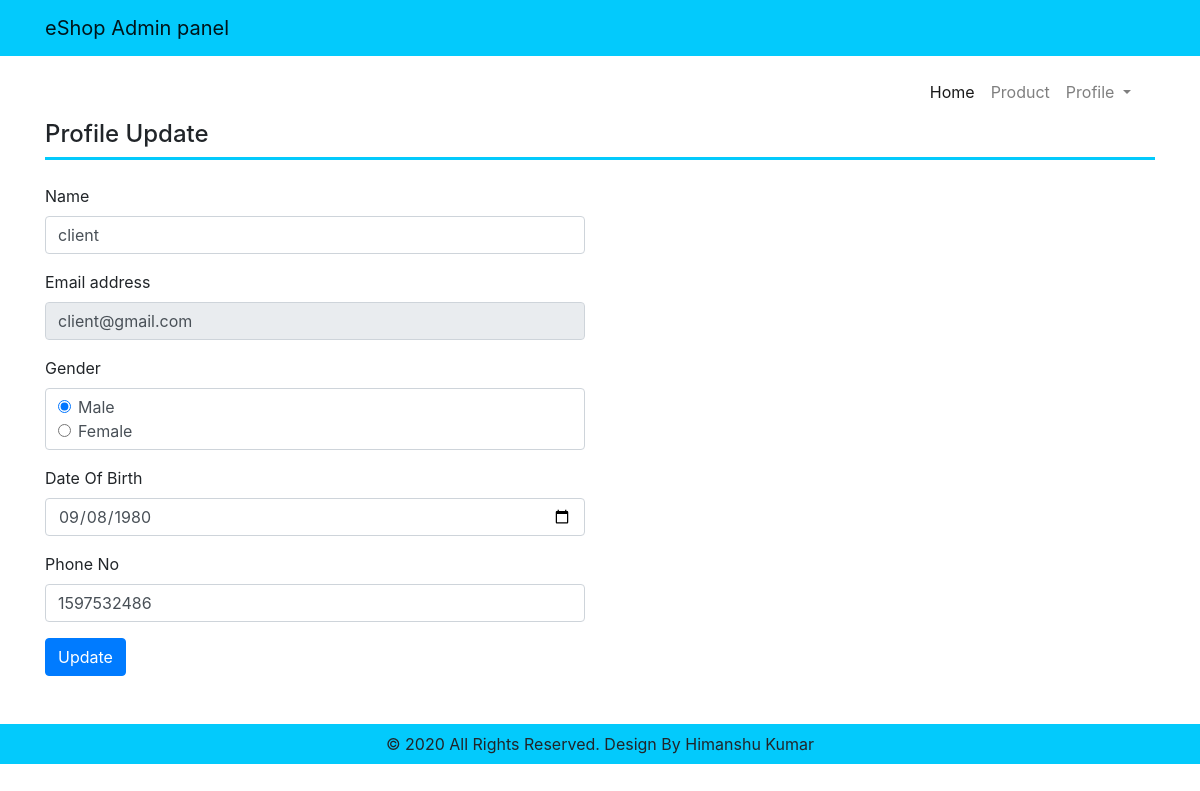
Screenshot of /admin/profile_edit.php?email=client@gmail.com (signed in) with the database file from the repository.
### tables this page shows
CREATE TABLE `signup` (
  `name` varchar(30) DEFAULT NULL,
  `email` varchar(30) NOT NULL,
  `password` varchar(255) DEFAULT NULL,
  `gender` varchar(15) DEFAULT NULL,
  `dob` date DEFAULT NULL,
  `phone` bigint(20) DEFAULT NULL,
  `role` varchar(15) DEFAULT NULL
);

### admin/profile_edit.php (the view, shortened to what this page needs)
<?php
    include "connection.php";
    if(isset($_GET['email'])){
        $email=htmlspecialchars($_GET['email']);
        $result=mysqli_query($con,"SELECT * FROM signup WHERE email='$email'");
        $r= mysqli_fetch_array($result);
    }
?>
<!DOCTYPE html>
<html lang="en">
  <head>
    <link rel="stylesheet" href="https://stackpath.bootstrapcdn.com/bootstrap/4.5.0/css/bootstrap.min.css">
  </head>
  <body>
    <header>
        <?php include"header.php"?>
        <?php include"menu.php"?>
         <div class="container">
        <nav style="border-bottom:3px solid #03cafc">
            <h4>Profile Update</h4>
        </nav>
    </div>
    </header>
    <section class="container mb-5">
          <div class="row">
            <div class=" col-md-6 col-sm-6 col-xs-12 mt-4">
                <form method="post">
                  <div class="form-group">
                      <label for="Name">Name</label>
                      <input type="text"  name= "name" class="form-control" value="<?php if(isset($_GET['email']))echo $r[0]?>">
                    </div>
                    <div class="form-group">
                      <label for="Email">Email address</label>
                      <input type="email"  name= "email" class="form-control" value="<?php if(isset($_GET['email']))echo $_GET['email'] ?>" readonly>
                    </div>
                     <div class="form-group">
                        <label for="Gender">Gender</label>
                        <div class="form-control" style="height: auto;">
                            <div class="form-check">
                              <input class="form-check-input" type="radio" name="gender" value="male" checked>
                              <label class="form-check-label" for="Male"> Male</label>
                            </div>
                            <div class="form-check">
                              <input class="form-check-input" type="radio" name="gender" value="female">
                              <label class="form-check-label" for="Female"> Female</label>
                            </div>
                        </div>
                    </div>
                     <div class="form-group">
                      <label for="Date Of Birth">Date Of Birth</label>
                      <input type="date" name="dob" class="form-control" value="<?php if(isset($_GET['email']))echo $r[4] ?>">
                    </div>
                     <div class="form-group">
                      <label for="Phone No">Phone No</label>
                      <input type="text" name="phone" class="form-control" value="<?php if(isset($_GET['email']))echo $r[5] ?>">
                    </div>
                    <button type="submit" name="update" class="btn btn-primary">Update</button>
                </form>
            </div>
           <div class=" col-md-6 col-sm-6 col-xs-12 mt-4 text-center">
            </div>
    </section>
 <footer>
        <?php include"footer.php"?>
    </footer>
  </body>
</html>

### rows the page displays
signup: name "client", dob "09/08/1980", phone "1597532486"
